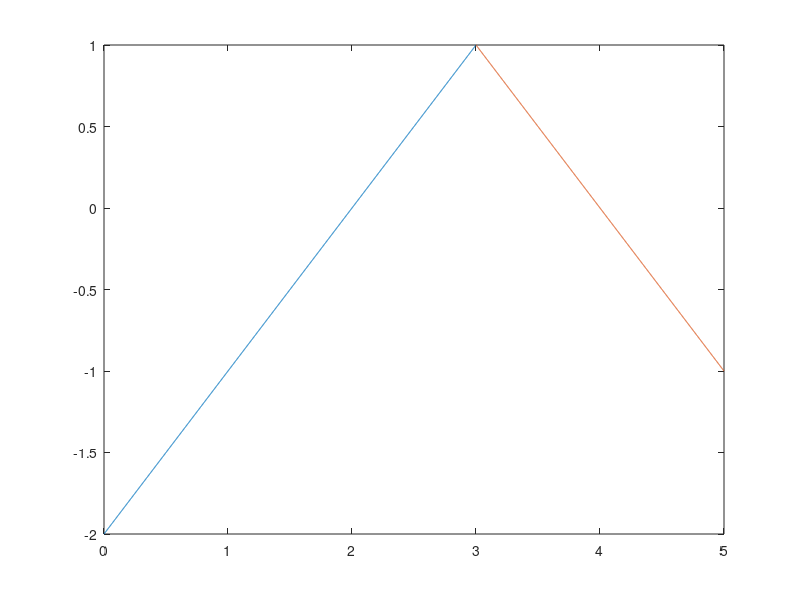
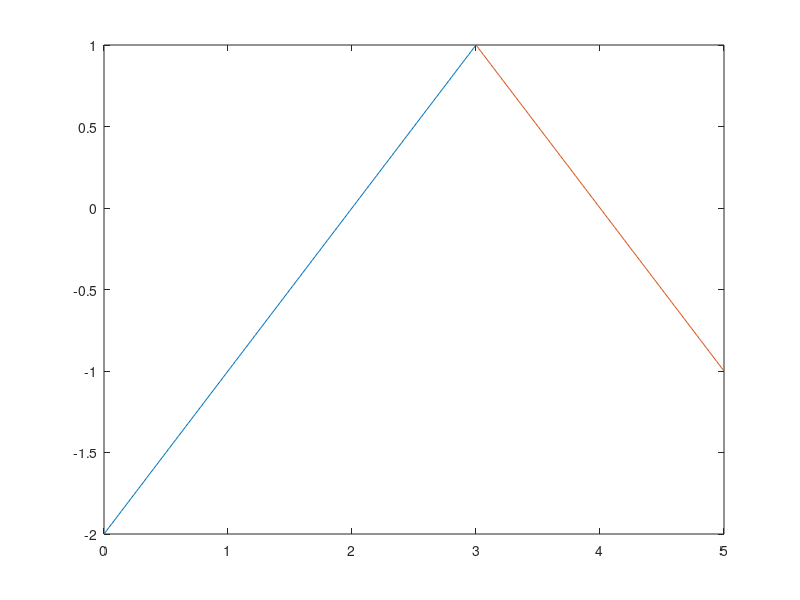
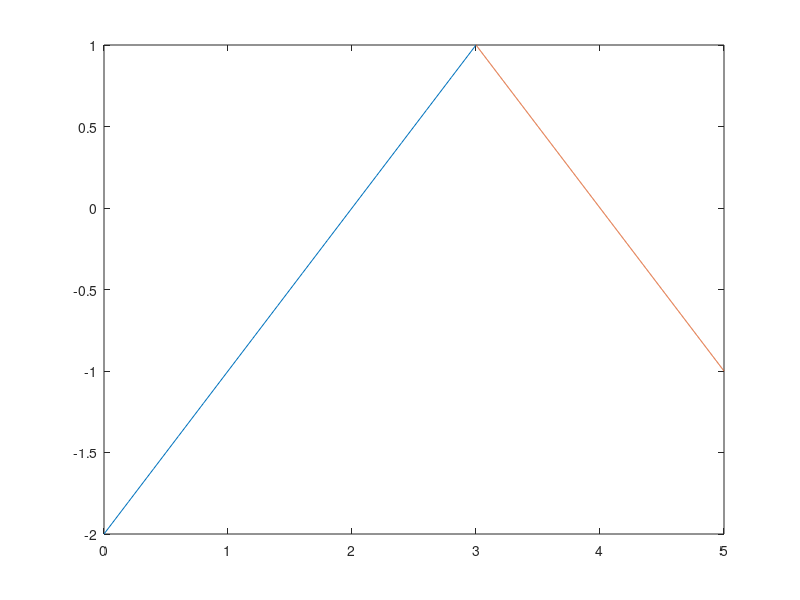

The MATLAB source for these figures, in order:
% se genereaza 2 vectori cu pasul de 2ms care vor fi utiliati in formula
% pentru panta dreptei intre nivelele minim si maxim precizate

x11 = 0 : 0.002: 3;         
x12 = 3 : 0.002 : 5;

% se inlocuiesc vectorii in formula, coeficientii lui x fiind 1 pana la
% antingerea nivelului maxim 1 si -1 pana la atingerea minimului -2

y11 = x11 - 2;     
y12 = -x12 + 4 ;     

% se reprezinta grafic 

figure(1)
plot (x11, y11); 
hold on
plot (x12, y12);
hold off

% se procedaza asemanator si pentru celelalte rezolutii temporare

% pentru rezolutia temporara 20 ms

x21 = 0 : 0.02: 3;         
x22 = 3 : 0.02 : 5;
y21 = x21 - 2;     
y22 = -x22 + 4 ; 
figure(2)
plot (x21, y21); 
hold on
plot (x22, y22);
hold off

% pentru rezolutia temporara 200ms

x31 = 0 : 0.2: 3;         
x32 = 3 : 0.002 : 5;
y31 = x31 - 2;     
y32 = -x32 + 4 ;     
figure(3)
plot (x31, y31);   
hold on
plot (x32, y32);